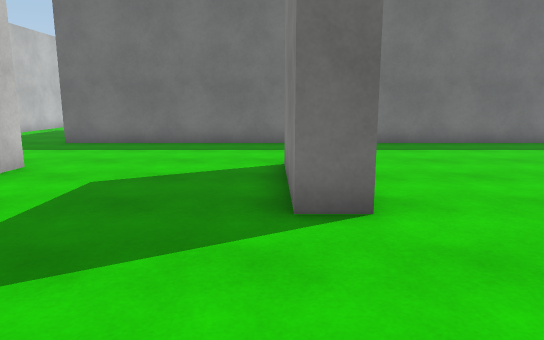
[1] (above)

21 first-person views from a walk through a 3-D level made in the Unity game engine. The camera is 1.4 m above the floor, tilts 10° down and sees 70° across. The floor is counted in squares, 1 m on a side. Each view is taken from the middle of a square. On the plan, view 1 faces up. The plan holds only what a view shows up to about 16 squares ahead; the rest is blank. The place goes on beyond the plan. Surface patterns are stand-ins for the level's own textures.

[2]
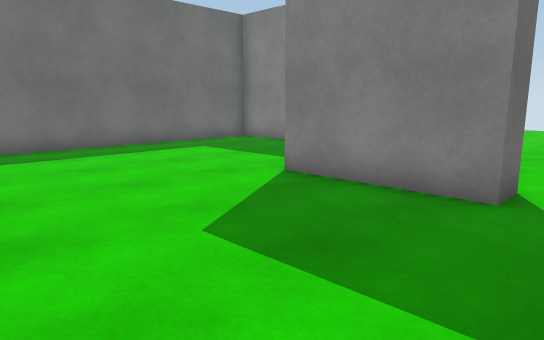

[3]
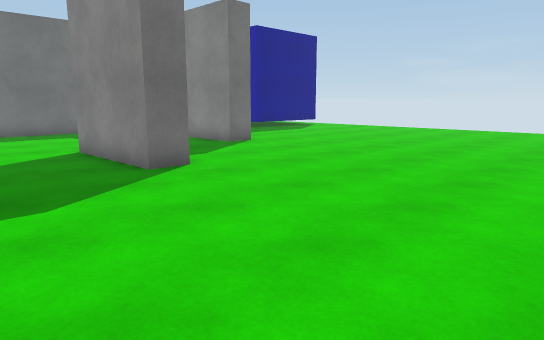

[4]
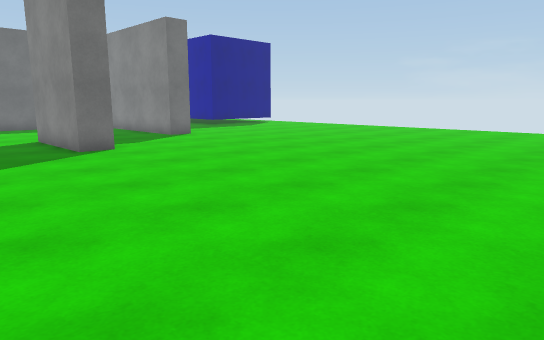

[5]
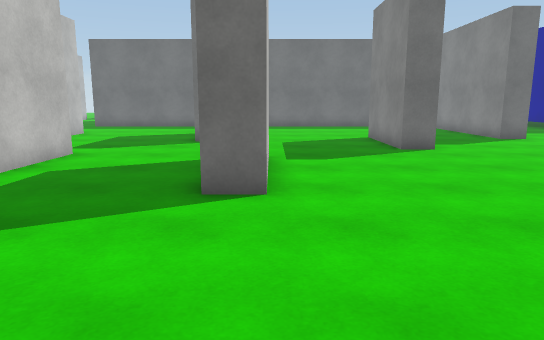

[6]
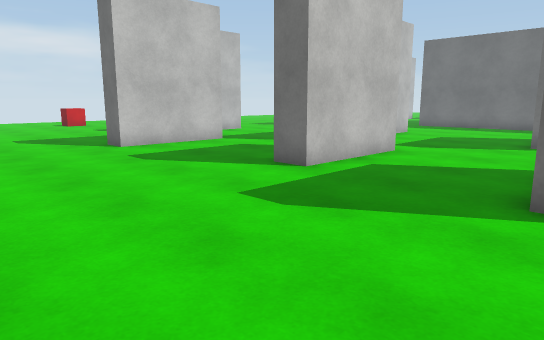

[7]
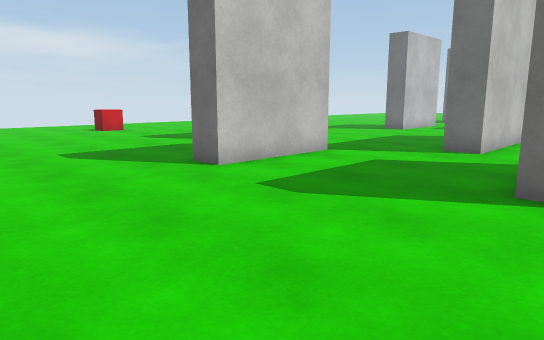

[8]
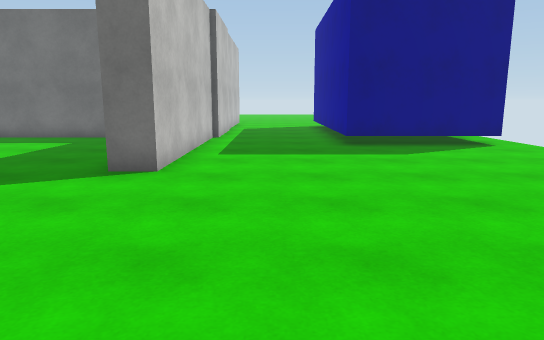

[9]
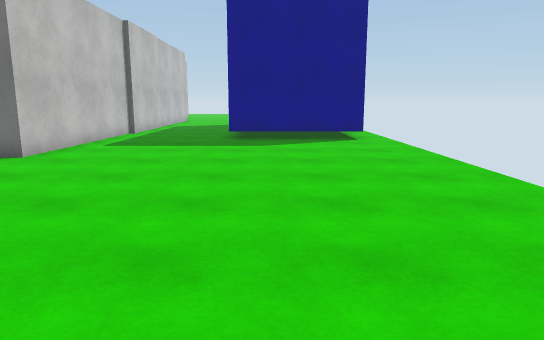

[10]
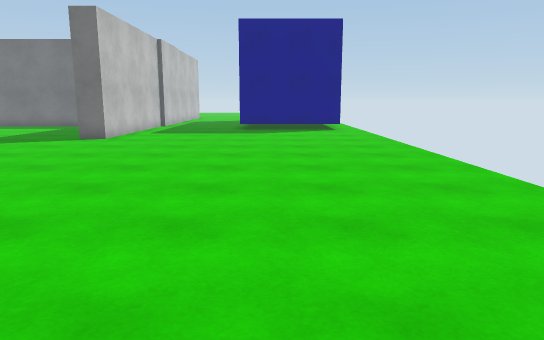

[11]
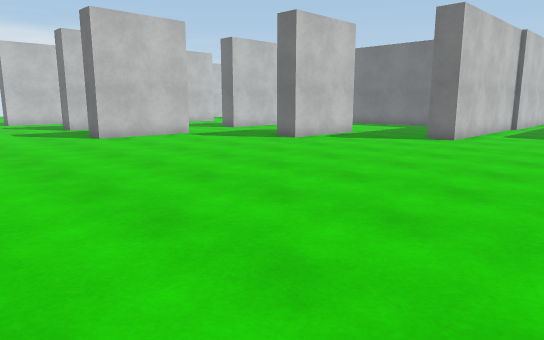

[12]
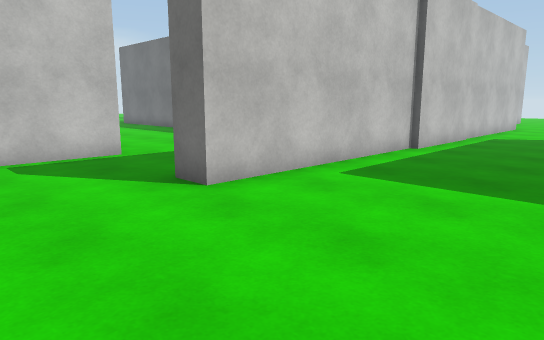

[13]
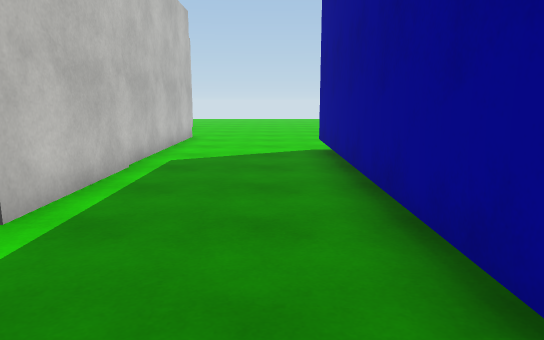

[14]
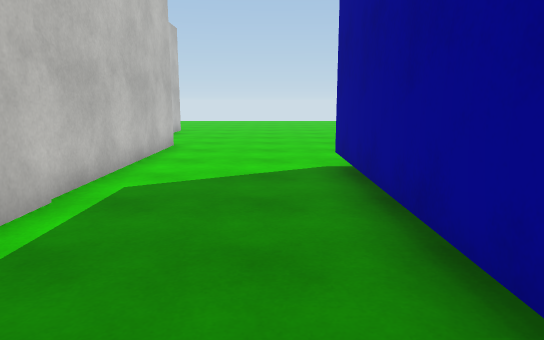

[15]
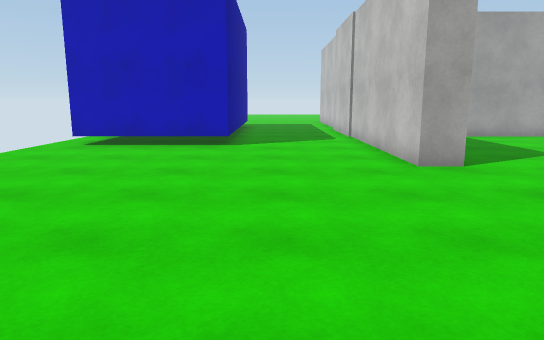

[16]
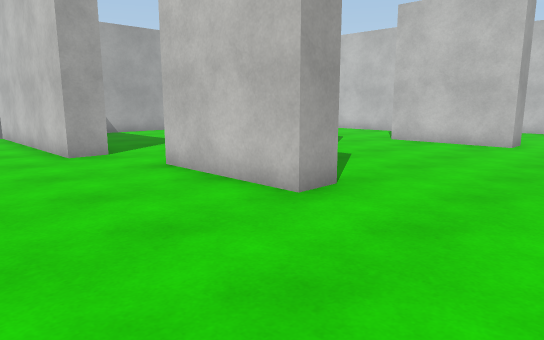

[17]
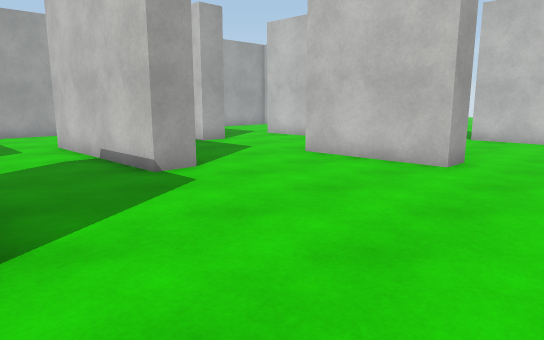

[18]
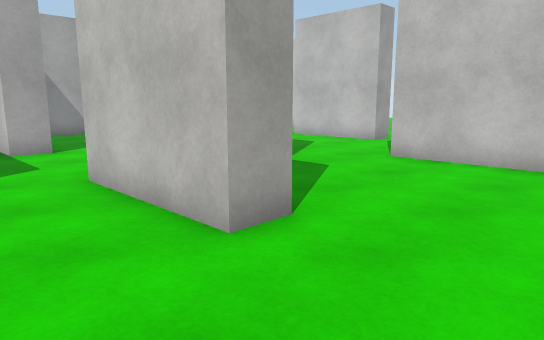

[19]
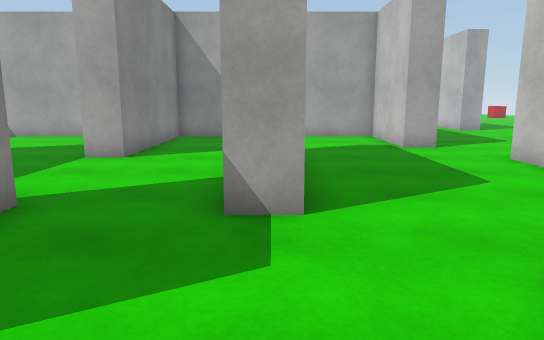

[20]
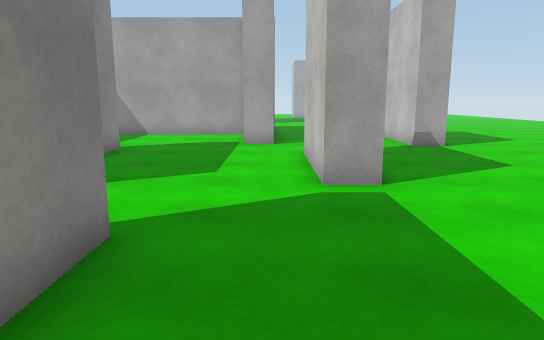

[21]
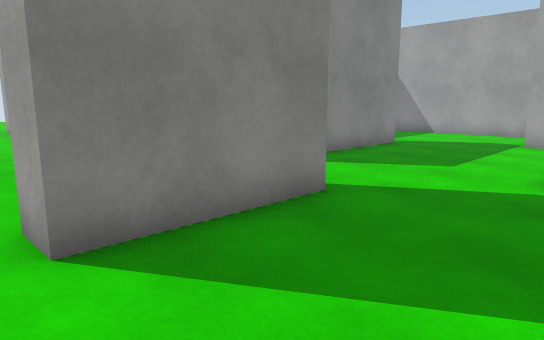

### Floor plan
Points are (right, up) in squares from view 1. A wall is a line through its corners. A room is listed if a view was taken in it or the views show most of it. See-through windows are left out.
Room 1 (views 1, 2, 3, 4, 5, 6, 7, 8, 9, 10, 11, 12, 13, 14)
walls: (7.8, 6.5) (7.8, 2.5) (6.8, 2.5) (6.8, 6.5); (2.9, -0.6) (2.9, -3.2) (1.9, -3.2); (1.4, 4.7) (0.3, 4.7) (0.3, 8.5); (-2.4, 1.5) (-2.4, -2.5) (-3.5, -2.5); (11.7, 11) (11.7, 13.3) (3.1, 13.3); (12.7, 13.4) (12.7, 5.8) (11.7, 5.8) (11.7, 8.4); (0.5, 13.3) (-7.1, 13.3); (-5.4, 8.4) (-5.4, 2.5) (-6.4, 2.5); (-8.9, 0.2) (-8.9, -3.8) (-9.5, -3.8); (12.9, 17.4) (12.9, 13.2); (22.5, 10.5) (17.4, 10.5) (17.4, 20.5) (18.6, 20.5); (12.7, 21.4) (12.7, 17.2)
ways out: opening at (-7.5, 22.5) to room 2; opening at (16, 21) to room 2; opening at (23, 20) to room 2
Room 2 (views 15, 16, 17, 18, 19, 20, 21)
walls: (6.1, 27.9) (7.2, 27.9) (7.2, 21.9); (10.5, 31.1) (11.5, 31.1) (11.5, 27.1); (11.8, 24.6) (12.7, 24.6) (12.7, 21.4); (1.4, 31.8) (2.5, 31.8) (2.5, 27.8); (-2.5, 28.3) (-1.4, 28.3); (5, 17.3) (8.6, 17.3); (-2.4, 22.2) (-2.4, 26.2); (18.6, 20.5) (22.5, 20.5); (-5.3, 30) (-5.3, 34.1) (-4.2, 34.1); (-4.3, 33.5) (-4.3, 30); (-0.4, 17.3) (1.8, 17.3) (1.8, 23.2) (2.8, 23.2) (2.8, 22.1); (-7.1, 21.1) (-6.1, 21.1) (-6.1, 17.3) (-3.2, 17.3); (-9, 27.5) (-7.9, 27.5) (-7.9, 23.5)
ways out: opening at (-7.5, 22.5) to room 1; opening at (16, 21) to room 1; opening at (23, 20) to room 1

Where each view was taken, in squares from view 1:
view 1: 0 up, 0 right, facing up
view 2: 1 up, 1 right, facing up-right
view 3: 5 down, 3 right, facing up-right
view 4: 9 down, 3 right, facing up-right
view 5: 9 down, 3 right, facing up
view 6: 9 down, 3 right, facing up-left
view 7: 9 down, 2 left, facing up-left
view 8: 2 down, 15 right, facing up
view 9: 4 down, 19 right, facing up
view 10: 9 down, 19 right, facing up
view 11: 9 down, 18 right, facing up-left
view 12: 2 up, 18 right, facing up-left
view 13: 9 up, 16 right, facing up
view 14: 12 up, 16 right, facing up
view 15: 33 up, 16 right, facing down
view 16: 35 up, 16 right, facing down-left
view 17: 35 up, 11 right, facing down-left
view 18: 35 up, 5 right, facing down-left
view 19: 33 up, 2 left, facing down
view 20: 34 up, 7 left, facing down
view 21: 35 up, 9 left, facing down-right
